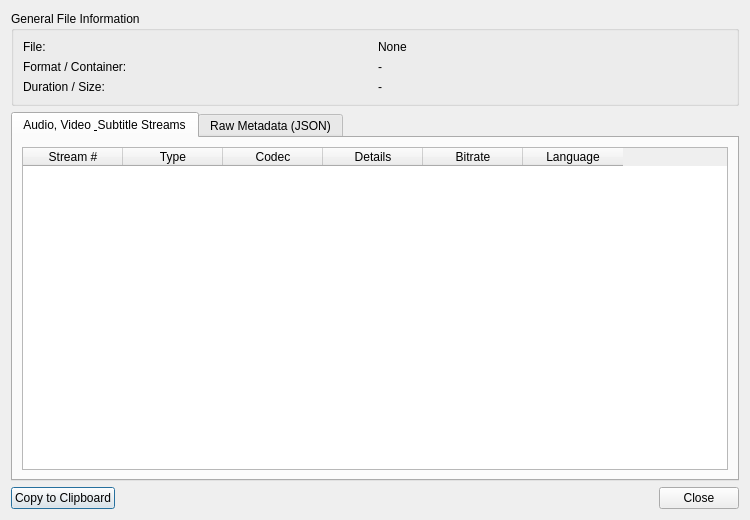
<?xml version="1.0" encoding="UTF-8"?>
<ui version="4.0">
 <class>MediaInfoDialog</class>
 <widget class="QDialog" name="MediaInfoDialog">
  <property name="geometry">
   <rect>
    <x>0</x>
    <y>0</y>
    <width>750</width>
    <height>520</height>
   </rect>
  </property>
  <property name="windowTitle">
   <string>Media Streams Inspector - FFmpeg Batch</string>
  </property>
  <layout class="QVBoxLayout" name="mainMediaInfoLayout">
   <item>
    <widget class="QGroupBox" name="grpSummary">
     <property name="title">
      <string>General File Information</string>
     </property>
     <layout class="QGridLayout" name="summaryLayout">
      <item row="0" column="0">
       <widget class="QLabel" name="lblFileTitle">
        <property name="text">
         <string>File:</string>
        </property>
       </widget>
      </item>
      <item row="0" column="1">
       <widget class="QLabel" name="lblFilePathVal">
        <property name="text">
         <string>None</string>
        </property>
       </widget>
      </item>
      <item row="1" column="0">
       <widget class="QLabel" name="lblFormatTitle">
        <property name="text">
         <string>Format / Container:</string>
        </property>
       </widget>
      </item>
      <item row="1" column="1">
       <widget class="QLabel" name="lblFormatVal">
        <property name="text">
         <string>-</string>
        </property>
       </widget>
      </item>
      <item row="2" column="0">
       <widget class="QLabel" name="lblDurationTitle">
        <property name="text">
         <string>Duration / Size:</string>
        </property>
       </widget>
      </item>
      <item row="2" column="1">
       <widget class="QLabel" name="lblDurationSizeVal">
        <property name="text">
         <string>-</string>
        </property>
       </widget>
      </item>
     </layout>
    </widget>
   </item>
   <item>
    <widget class="QTabWidget" name="infoTabWidget">
     <property name="currentIndex">
      <number>0</number>
     </property>
     <widget class="QWidget" name="tabStreams">
      <attribute name="title">
       <string>Audio, Video &amp; Subtitle Streams</string>
      </attribute>
      <layout class="QVBoxLayout" name="streamsTabLayout">
       <item>
        <widget class="QTableWidget" name="tableMediaStreams">
         <property name="selectionBehavior">
          <enum>QAbstractItemView::SelectRows</enum>
         </property>
         <column>
          <property name="text">
           <string>Stream #</string>
          </property>
         </column>
         <column>
          <property name="text">
           <string>Type</string>
          </property>
         </column>
         <column>
          <property name="text">
           <string>Codec</string>
          </property>
         </column>
         <column>
          <property name="text">
           <string>Details</string>
          </property>
         </column>
         <column>
          <property name="text">
           <string>Bitrate</string>
          </property>
         </column>
         <column>
          <property name="text">
           <string>Language</string>
          </property>
         </column>
        </widget>
       </item>
      </layout>
     </widget>
     <widget class="QWidget" name="tabJson">
      <attribute name="title">
       <string>Raw Metadata (JSON)</string>
      </attribute>
      <layout class="QVBoxLayout" name="jsonTabLayout">
       <item>
        <widget class="QPlainTextEdit" name="txtRawJson">
         <property name="readOnly">
          <bool>true</bool>
         </property>
        </widget>
       </item>
      </layout>
     </widget>
    </widget>
   </item>
   <item>
    <layout class="QHBoxLayout" name="btnActionRow">
     <item>
      <widget class="QPushButton" name="btnCopyInfo">
       <property name="text">
        <string>Copy to Clipboard</string>
       </property>
      </widget>
     </item>
     <item>
      <spacer name="infoSpacer">
       <property name="orientation">
        <enum>Qt::Horizontal</enum>
       </property>
       <property name="sizeHint" stdset="0">
        <size>
         <width>40</width>
         <height>20</height>
        </size>
       </property>
      </spacer>
     </item>
     <item>
      <widget class="QPushButton" name="btnCloseInfo">
       <property name="text">
        <string>Close</string>
       </property>
      </widget>
     </item>
    </layout>
   </item>
  </layout>
 </widget>
 <resources/>
 <connections/>
</ui>
